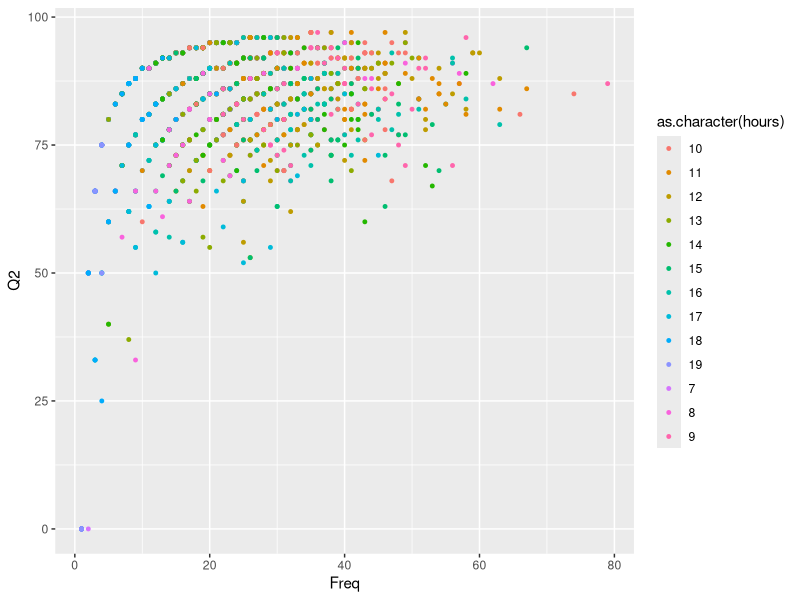
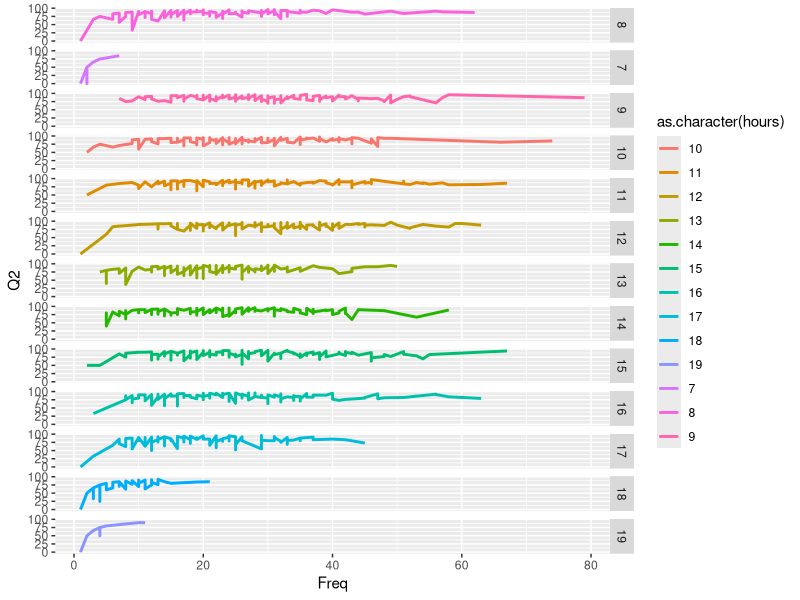
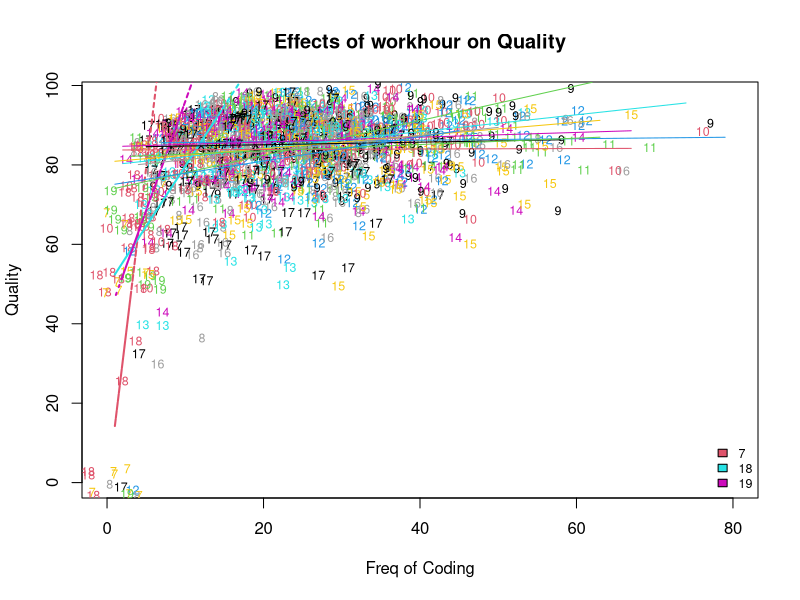

Source code (R) for these figures, in order:
setwd(
  "/\\shares\\shares\\Business Analytics\\Internal Analytics\\Medical Coding\\CD03 - Hypothesis Testing\\Functional Document"
)

inddata <- read.csv("WORK_QUERY_FOR_PARALLONIPR1.csv")
str(inddata)
inddata2 <- subset(inddata, Q2 < 100)

inddata2$hours <- as.factor(inddata2$hour)
inddata2$hours <- relevel(inddata2$hours, "8")

library(ggplot2)
p <- ggplot(inddata2, aes(Freq, Q2, color=as.character(hours)))
p + geom_point(size=1)

p <- ggplot(inddata2, aes(Freq, Q2, color=as.character(hours)))
p <- p + geom_line(size=1)
p + facet_grid(hours ~ .)

set.seed(1)
fit1 <- lm(Q2 ~ Freq, data = inddata2)
summary(fit1)

set.seed(1)
fit2 <- lm(Q2 ~ hours, data = inddata2)
summary(fit2)

set.seed(1)
fit3 <- lm(Q2 ~ Freq + hours, data = inddata2)
summary(fit3)

X <- model.matrix(fit3)
X[,2] <- mean(inddata2$Freq)
adj <- X %*%coef(fit3)
data.frame(obs = tapply(inddata2$Q2,inddata2$hour, mean),
           adj = tapply(adj,   inddata2$hour, mean))



inddata2$Freq.c <- inddata2$Freq - mean(inddata2$Freq)
fit4 <- lm(Q2 ~ Freq.c * hours, data = inddata2)
summary(fit4)
anova(fit4)

X <- model.matrix(fit4)
X[,2] <- mean(inddata2$Freq)
adj <- X %*%coef(fit4)
data.frame(obs = tapply(inddata2$Q2,inddata2$hour, mean),
           Quality_hour = tapply(adj,   inddata2$hour, mean))


xy <- cbind(inddata2$Freq, fitted(fit4))
plot(inddata2$Freq, inddata2$Q2, xlim=c(0,80),type="n", 
     xlab="Freq of Coding", ylab="Quality", main="Effects of workhour on Quality")
text(jitter(inddata2$Freq,18), jitter(inddata2$Q2,18), labels=inddata2$hours, 
     col = inddata2$hour, cex=0.75)
lines(xy[inddata2$hour=="7",], col=2, lty = 3, lwd=2)
lines(xy[inddata2$hour=="18",], col=13, lty = 3, lwd=2)
lines(xy[inddata2$hour=="19",], col=14, lty = 3, lwd=2)
lines(xy[inddata2$hour=="8",], col=3)
lines(xy[inddata2$hour=="9",], col=4)
lines(xy[inddata2$hour=="10",], col=5)
lines(xy[inddata2$hour=="11",], col=6)
lines(xy[inddata2$hour=="12",], col=7)
lines(xy[inddata2$hour=="13",], col=8)
lines(xy[inddata2$hour=="14",], col=9)
lines(xy[inddata2$hour=="15",], col=10)
lines(xy[inddata2$hour=="16",], col=11)
lines(xy[inddata2$hour=="17",], col=12)

legend("bottomright", legend = c("7", "18", "19"), fill = c(2,13,14), bty = "n", cex = 0.75)

dev.print(png,"fig25.png",width=1024,height=800)
